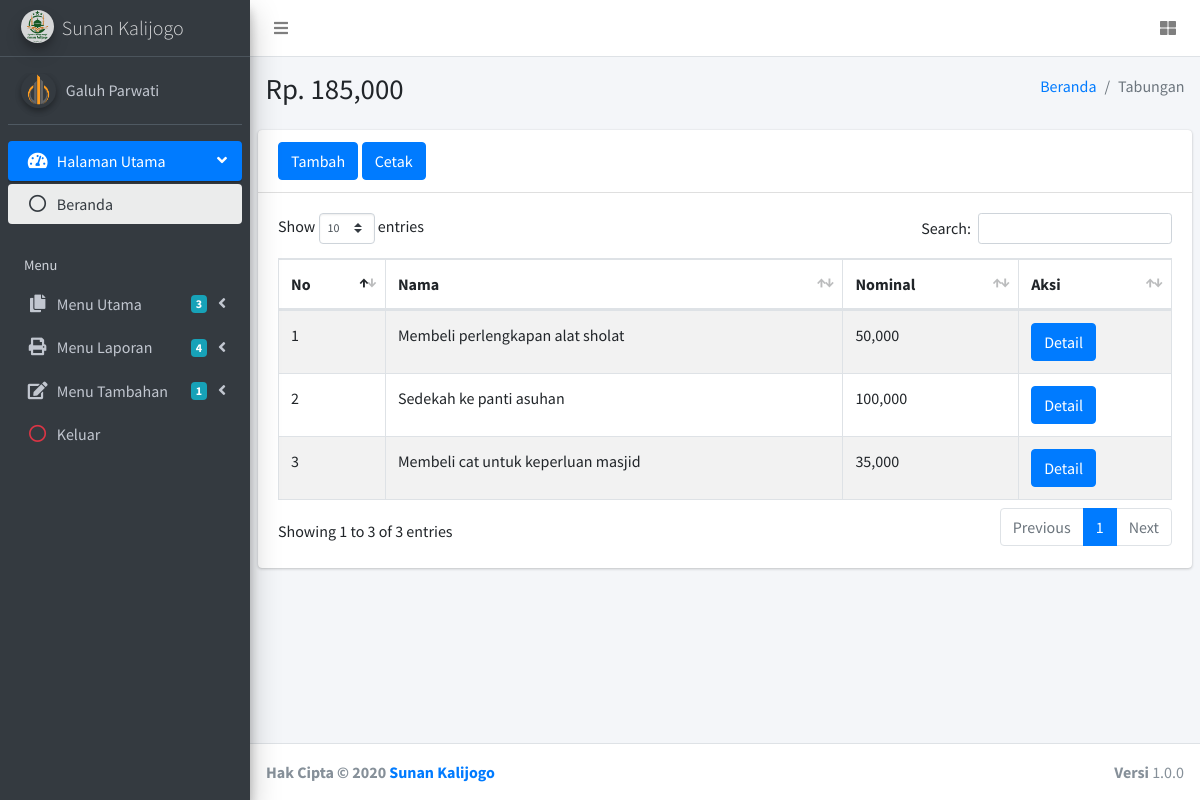
/kegiatan.php (signed in), run on the app's committed database.
### tables this page shows
CREATE TABLE `tb_pengguna` (
  `id_pengguna` int(4) NOT NULL,
  `nama_lengkap` varchar(50) DEFAULT NULL,
  `username` varchar(50) DEFAULT NULL,
  `password` varchar(250) DEFAULT NULL,
  `no_hp` varchar(15) DEFAULT NULL,
  `gambar` varchar(250) DEFAULT 'coretancode.png',
  `created` datetime DEFAULT NULL,
  `modified` datetime DEFAULT NULL
);

CREATE TABLE `tb_kegiatan` (
  `id_kegiatan` int(4) NOT NULL,
  `nama` varchar(50) DEFAULT NULL,
  `nominal` varchar(10) DEFAULT NULL,
  `created` datetime DEFAULT NULL,
  `modified` datetime DEFAULT NULL
);

### kegiatan.php (the view, shortened to what this page needs)
<?php
include 'koneksi.php';
if(!isset($_COOKIE["version"])) {
	header("location:keluar");
}else {
	$userid = $_COOKIE["version"];
	$sql = mysqli_query($conn, "SELECT * FROM tb_pengguna WHERE id_pengguna = '$userid'");
	$data = mysqli_fetch_array($sql);
}
$query2 = mysqli_query($conn, "SELECT SUM(nominal) AS kegiatan FROM tb_kegiatan");
$row2 = mysqli_fetch_array($query2);
?>
<!DOCTYPE html>
<html>
<head>
	<link rel="stylesheet" href="assets/plugins/fontawesome-free/css/all.min.css">
	<link rel="stylesheet" href="https://code.ionicframework.com/ionicons/2.0.1/css/ionicons.min.css">
	<link rel="stylesheet" href="assets/plugins/sweetalert2-theme-bootstrap-4/bootstrap-4.min.css">
	<link rel="stylesheet" href="assets/plugins/toastr/toastr.min.css">
	<link rel="stylesheet" href="assets/plugins/datatables-bs4/css/dataTables.bootstrap4.css">
	<link rel="stylesheet" href="assets/plugins/summernote/summernote-bs4.css">
	<link rel="stylesheet" href="assets/dist/css/adminlte.min.css">
	<link rel="stylesheet" href="assets/plugins/sweet-alert2/dist/sweetalert2.min.css">
</head>
<body class="hold-transition sidebar-mini layout-fixed">
	<div class="wrapper">
		<nav class="main-header navbar navbar-expand navbar-white navbar-light">
			<ul class="navbar-nav">
				<li class="nav-item">
					<a class="nav-link" data-widget="pushmenu" href="#"><i class="fas fa-bars"></i></a>
				</li>
			</ul>
			<ul class="navbar-nav ml-auto">
				<li class="nav-item">
					<a class="nav-link" data-widget="control-sidebar" data-slide="true" href="#">
						<i class="fas fa-th-large"></i>
					</a>
				</li>
			</ul>
		</nav>
		<aside class="main-sidebar sidebar-dark-primary elevation-4">
			<a href="beranda" class="brand-link">
				<img src="assets/images/fav.png" alt="NIFA Logo" class="brand-image img-circle elevation-3" style="opacity: .8; background-color: #FFFFFF;">
				<span class="brand-text font-weight-light">Sunan Kalijogo</span>
			</a>
			<div class="sidebar">
				<div class="user-panel mt-3 pb-3 mb-3 d-flex">
					<div class="image">
						<img src="assets/images/akun/<?php echo $data['gambar'];?>" class="img-circle elevation-2" alt="User Image" style="width: 35px; height: 35px;">
					</div>
					<div class="info">
						<a href="akun" class="d-block"><?php echo $data['nama_lengkap'];?></a>
					</div>
				</div>
				<nav class="mt-2">
					<ul class="nav nav-pills nav-sidebar flex-column" data-widget="treeview" role="menu" data-accordion="false">
						<li class="nav-item has-treeview menu-open">
							<a href="#" class="nav-link active">
								<i class="nav-icon fas fa-tachometer-alt"></i>
								<p>
									Halaman Utama
									<i class="right fas fa-angle-left"></i>
								</p>
							</a>
							<ul class="nav nav-treeview">
								<li class="nav-item">
									<a href="beranda" class="nav-link active">
										<i class="far fa-circle nav-icon"></i>
										<p>Beranda</p>
									</a>
								</li>
							</ul>
						</li>
						<li class="nav-header">Menu</li>
						<li class="nav-item has-treeview">
							<a href="#" class="nav-link">
								<i class="nav-icon fas fa-copy"></i>
								<p>
									Menu Utama
									<i class="fas fa-angle-left right"></i>
									<span class="badge badge-info right">3</span>
								</p>
							</a>
						</li>
						<li class="nav-item has-treeview">
							<a href="#" class="nav-link">
								<i class="nav-icon fa fa-print"></i>
								<p>
									Menu Laporan
									<i class="fas fa-angle-left right"></i>
									<span class="badge badge-info right">4</span>
								</p>
							</a>
						</li>
						<li class="nav-item has-treeview">
							<a href="#" class="nav-link">
								<i class="nav-icon fas fa-edit"></i>
								<p>
									Menu Tambahan
									<i class="fas fa-angle-left right"></i>
									<span class="badge badge-info right">1</span>
								</p>
							</a>
						</li>
						<li class="nav-item">
							<a href="keluar" class="nav-link">
								<i class="nav-icon far fa-circle text-danger"></i>
								<p class="text">Keluar</p>
							</a>
						</li>
					</ul>
				</nav>
			</div>
		</aside>
		<div class="content-wrapper">
			<section class="content-header">
				<div class="container-fluid">
					<div class="row mb-2">
						<div class="col-sm-6">
							<h1>Rp. <?php echo number_format($row2['kegiatan']);?></h1>
						</div>
						<div class="col-sm-6">
							<ol class="breadcrumb float-sm-right">
								<li class="breadcrumb-item"><a href="beranda">Beranda</a></li>
								<li class="breadcrumb-item active">Tabungan</li>
							</ol>
						</div>
					</div>
				</div>
			</section>
			<section class="content">
				<div class="row">
					<div class="col-12">
						<div class="card">
							<div class="card-header">
								<h3 class="card-title">
									<button type="button" class="btn btn-primary" data-toggle="modal" data-target="#modal-tambah">Tambah</button>
									<a href="Proses/cetak-laporan-kegiatan" class="btn btn-primary">Cetak</a>
								</h3>
							</div>
							<div class="card-body">
								<div class="table-responsive">
									<table id="example1" class="table table-bordered table-striped">
										<thead>
											<tr>
												<th>No</th>
												<th>Nama</th>
												<th>Nominal</th>
												<th>Aksi</th>
											</tr>
										</thead>
										<tbody>
											<?php
											$no = 1;
											$query = "SELECT * FROM tb_kegiatan ORDER BY id_kegiatan ASC";
											$exe = mysqli_query($conn, $query);
											while($row = mysqli_fetch_array($exe)) {
												?>
												<tr>
													<td><?php echo $no++;?></td>
													<td><?php echo $row['nama'];?></td>
													<td><?php echo number_format($row['nominal']);?></td>
													<td>
														<button id="detail-kegiatan" type="button" class="btn btn-primary" data-toggle="modal" data-target="#modal-detail" data-id="<?php echo $row['id_kegiatan'];?>" data-nama="<?php echo $row['nama'];?>" data-nominal="<?php echo $row['nominal'];?>">Detail</button>
													</td>
												</tr>
											<?php } ?>
										</tbody>
									</table>
								</div>
							</div>
						</div>
					</div>
				</div>
			</section>
		</div>
		<footer class="main-footer">
			<strong>Hak Cipta &copy; 2020 <a href="">Sunan Kalijogo</a></strong>
			<div class="float-right d-none d-sm-inline-block">
				<b>Versi</b> 1.0.0
			</div>
		</footer>
	</div>
</body>
</html>

### data on the page
tb_pengguna: gambar (picture), nama_lengkap "Galuh Parwati"
tb_kegiatan: nama "Membeli perlengkapan alat sholat", nominal "50,000"
tb_kegiatan: nama "Sedekah ke panti asuhan", nominal "100,000"
tb_kegiatan: nama "Membeli cat untuk keperluan masjid", nominal "35,000"

### other printed values
$row2['kegiatan'] "185,000"
